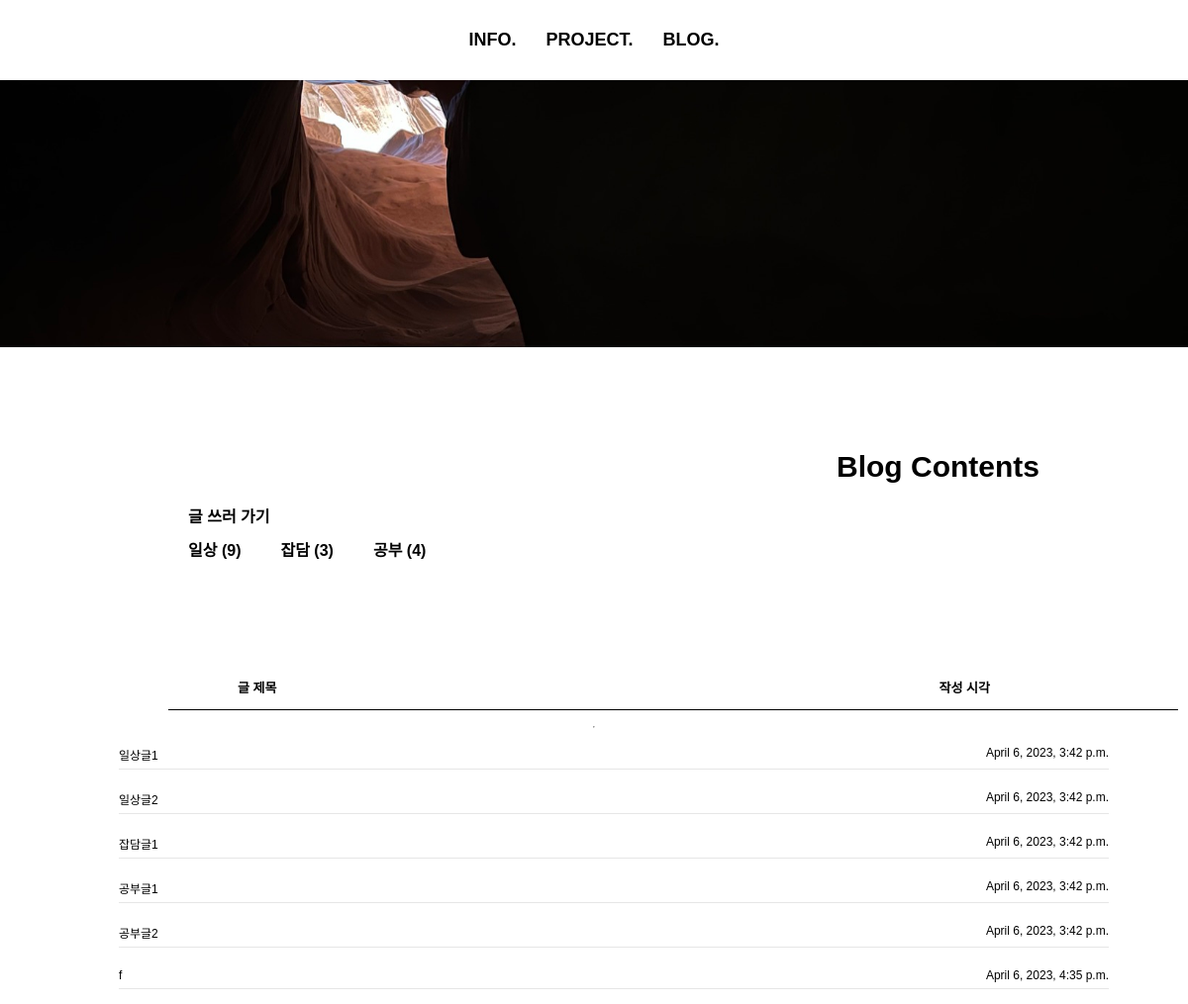
/blog (upper part), run on an earlier commit of the app's database.
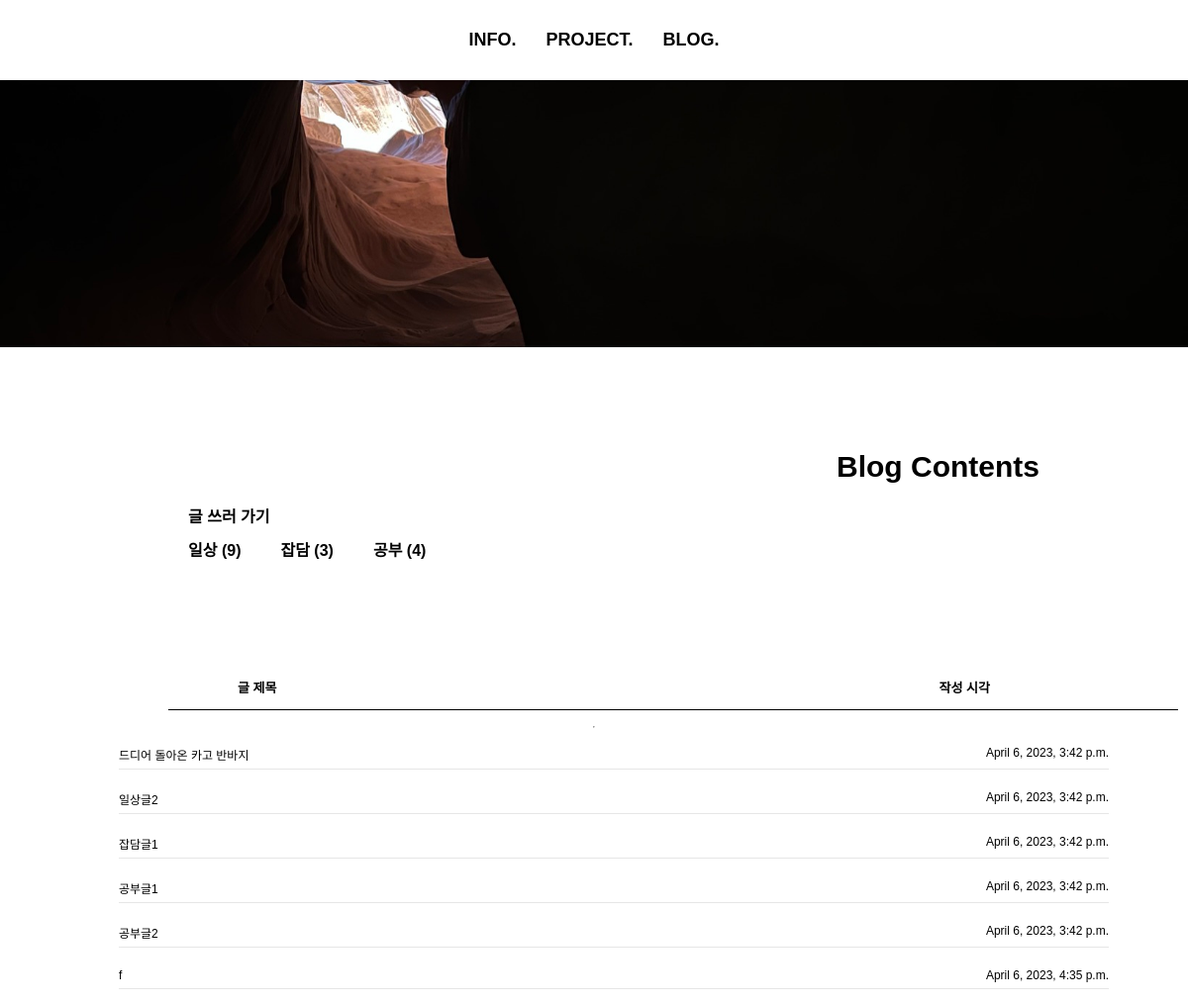
And on a later commit of the database.
### PFApp/models.py (models this page shows, shortened)
class Article(models.Model):
    title = models.CharField(max_length=200)
    content = models.TextField()
    time = models.DateTimeField(auto_now = True)
    category = models.ForeignKey(Category, on_delete=models.SET_NULL, null=True)  # 'category' 필드 추가
    created_date = models.DateTimeField(default=timezone.now) # 작성 시간

### PFApp/views.py (the view)
# urls.py: path('blog', views.blog, name='blog'),
def blog(request):
    articles = Article.objects.all()
    categories = Category.objects.annotate(num_posts=Count('article'))
    context = {
        'articles': articles,
        'categories': categories,
    }
    return render(request, 'blog.html', context)

### PFApp/templates/blog.html (shortened to what this page needs)
<!DOCTYPE html>
<html lang="en">
<head>
    {% extends 'base1.html' %}
    {% block css %}
    {% load static %}
    <link rel="stylesheet" type="text/css" href="{% static 'blog3.css' %}" />
    {% endblock %}
  {% block contents %}
  <img class="bannerimg" src="{% static '/image/banner.jpeg' %}">
    <div class="container">
      <h1 class="banner">Blog Contents</h1>
      <a class="button" href="{% url 'new' %}">글 쓰러 가기</a>
    <div class="category">
      {% for category in categories %}
    <ul>
          <li><a href="{% url 'category' category.id %}">{{ category.name }} ({{ category.num_posts }})</a></li>
        </ul>
        {% endfor %}
    </div>
    <div class="idk2">
      <p>글 제목</p>
      <p>작성 시각</p>
    </div>
    <hr class="line">
    <hr>
    {%  for article in articles %}
    <div class="article">
        <ul>
      <div class="idk">
        <li><a href = "{% url 'detail' article.id %}">{{ article.title }}</a></li>
        <li><a href = "{% url 'detail' article.id %}">{{ article.created_date }}</a></li>
      </div>
        <hr class="underline">
    </ul>
  </div>
  {% endfor %}
    </div>
    {% endblock %}

What changed in the data, as far as the page shows it:
changed Article: title "일상글1" → "드디어 돌아온 카고 반바지"
